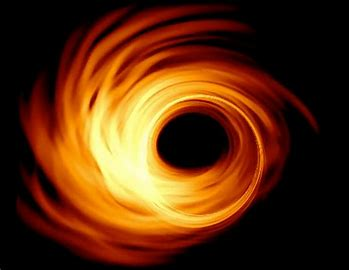
#> input picture images/black-hole.jpeg, 349 x 270 px
$ python rgb_gray_convert.py
#> lines starting #> are read from the running program, lines starting #| are printed output that depends on the picture
import cv2
import numpy as np
import PIL.Image as im

def convert_to_grayscale(image_path):
#> called with image_path = './images/black-hole.jpeg'
    img=cv2.imread(image_path)
#> img is the input picture: shape (270, 349, 3); mean B, G, R 13.5, 44.5, 90.4
    B,G,R=cv2.split(img)
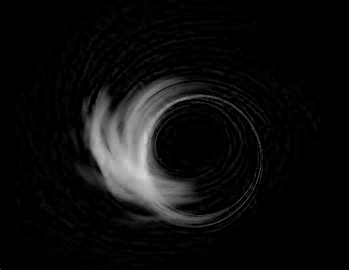
#> B: shape (270, 349); min 0, max 214, mean 13.5
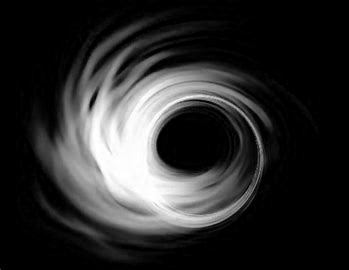
#> G: shape (270, 349); min 0, max 255, mean 44.5
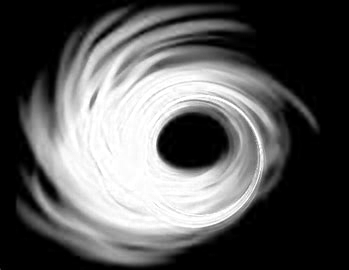
#> R: shape (270, 349); min 0, max 255, mean 90.4
    gray=0.299*R + 0.587*G + 0.114*B
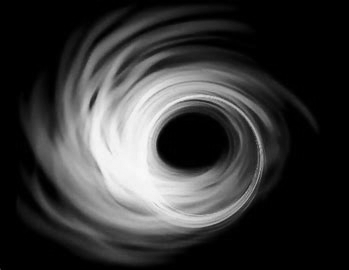
#> gray: shape (270, 349) float64; min 0, max 250.1, mean 54.7
    return img,im.fromarray(gray)

if __name__ == "__main__":
    img,grayscale_image=convert_to_grayscale('./images/black-hole.jpeg')
    grayscale_image.show()

$ run again, with images/colors.jpeg copied over images/black-hole.jpeg
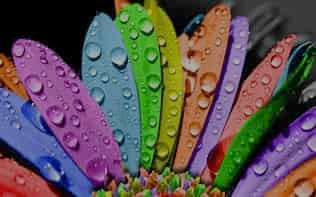
#> input picture images/colors.jpeg, 316 x 197 px
#> in convert_to_grayscale, img is the input picture: shape (197, 316, 3); mean B, G, R 82, 82.4, 93.4
#> in convert_to_grayscale, `B,G,R=cv2.split(img)`:
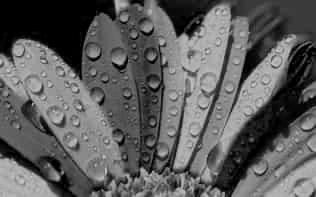
#> R: shape (197, 316); min 0, max 208, mean 93.4
#> in convert_to_grayscale, `gray=0.299*R + 0.587*G + 0.114*B`:
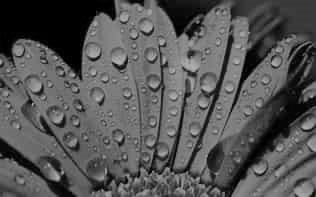
#> gray: shape (197, 316) float64; min 0, max 180.3, mean 85.7

$ run again, with images/cyclone-image.jpeg copied over images/black-hole.jpeg
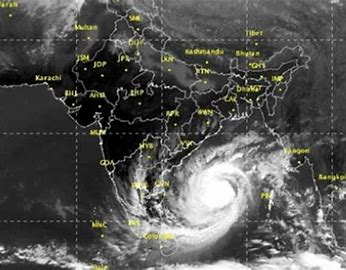
#> input picture images/cyclone-image.jpeg, 346 x 270 px
#> in convert_to_grayscale, img is the input picture: shape (270, 346, 3); mean B, G, R 82.8, 85.2, 85.1
#> in convert_to_grayscale, `B,G,R=cv2.split(img)`:
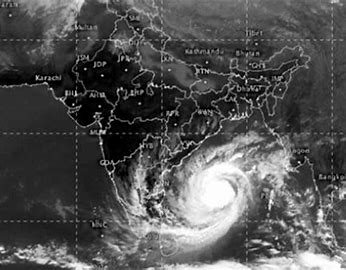
#> B: shape (270, 346); min 0, max 255, mean 82.8
#> in convert_to_grayscale, `B,G,R=cv2.split(img)`:
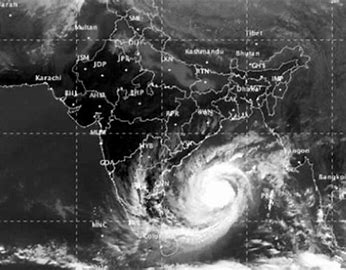
#> G: shape (270, 346); min 0, max 255, mean 85.2
